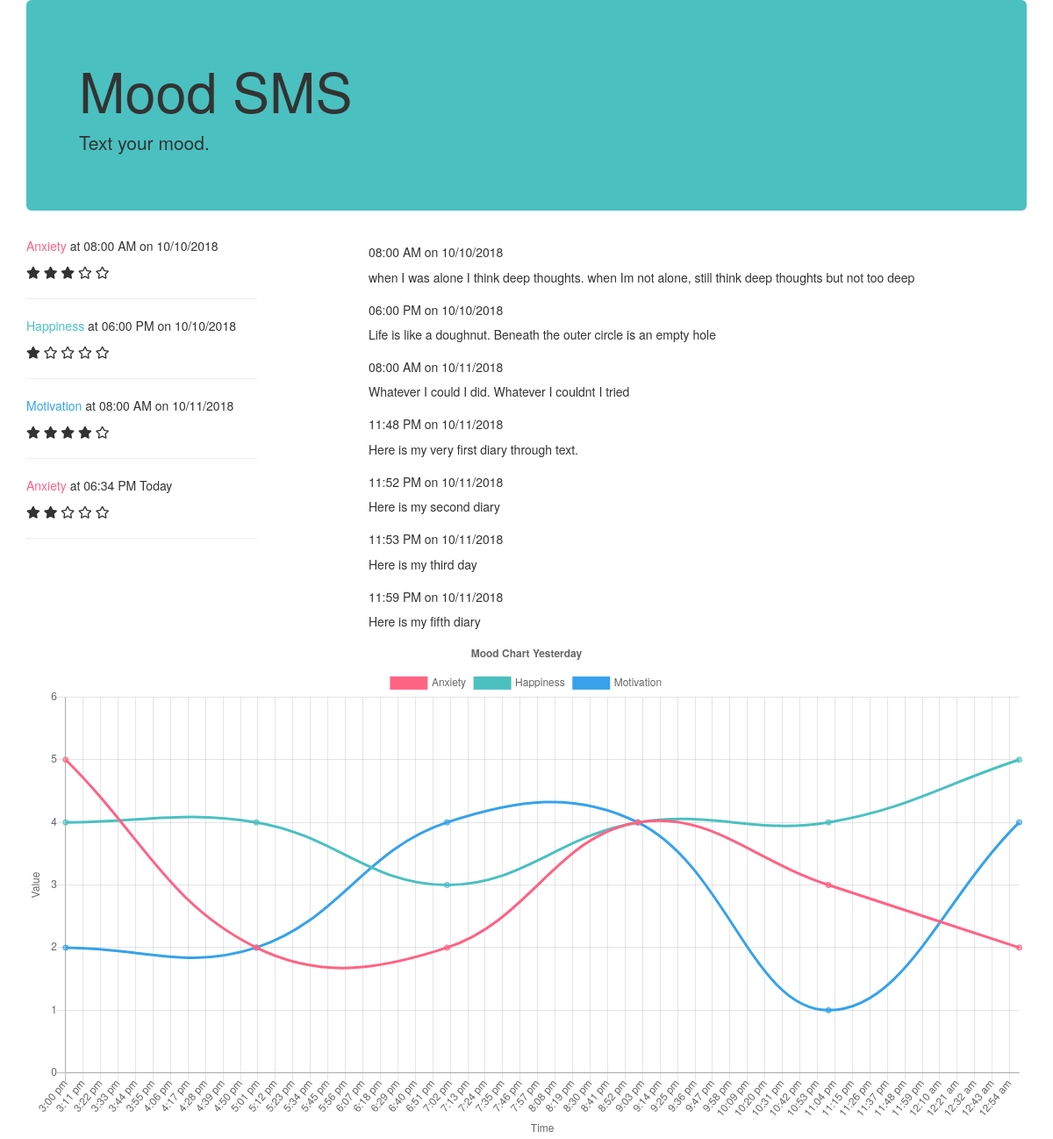
Before: / with the older database file.
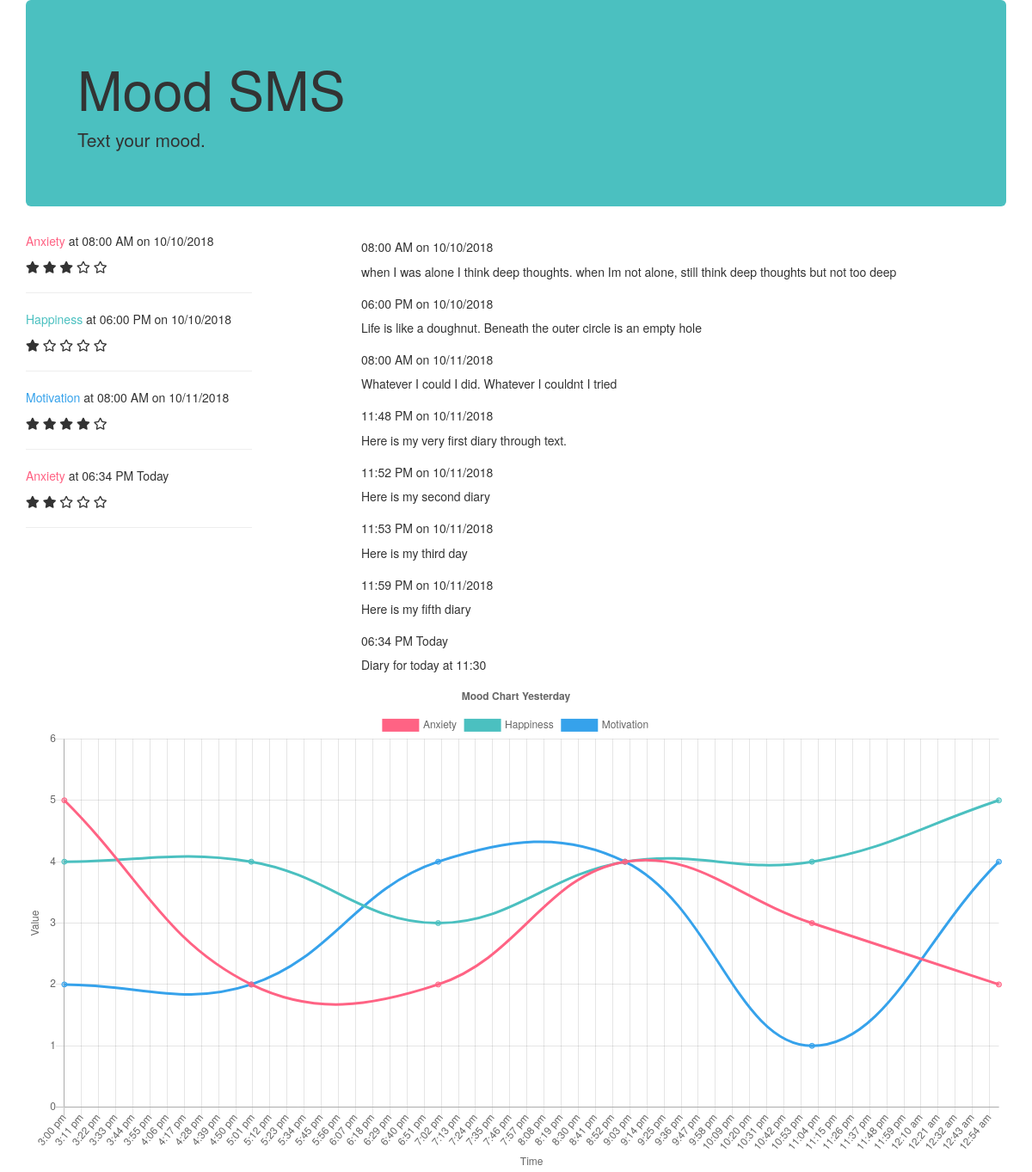
After: the same page with the newer database file.
### tables this page shows
CREATE TABLE mood (id integer PRIMARY KEY, user_id integer, type text, star integer, time integer);

CREATE TABLE diary (id integer PRIMARY KEY, user_id integer, post text, time integer);

### app.py (the view)
@app.route('/')
def home():
    moods = mood_db.get_moods(test_phone_number)
    diaries = mood_db.get_diaries(test_phone_number)
    return render_template('home.html', moods=moods, diaries=diaries)

### mood_db.py (called while the page is built)
	def get_moods(self, phone_number):
		moods = self.engine.execute("SELECT type, star, time FROM users INNER JOIN mood ON users.id = mood.user_id AND users.phone_number = " + str(phone_number))
		mood_list = {'moods': []}
		for mood in moods:
			mood_obj = {}
			mood_obj['type'] = mood[0]
			mood_obj['star'] = mood[1]
			mood_obj['time'] = self.__time_parser(mood[2])
			mood_list['moods'].append(mood_obj)
		return mood_list

	def __time_parser(self, mood_time):
		dt = datetime.datetime.utcfromtimestamp(mood_time)
		dt_today = datetime.datetime.now()
		if (dt.day == dt_today.day):
			return dt_today.strftime('%I:%M %p Today')
		else:
			return dt.strftime('%I:%M %p on %m/%d/%Y')

	def get_diaries(self, phone_number):
		diaries = self.engine.execute("SELECT post, time FROM users INNER JOIN diary ON users.id = diary.user_id AND users.phone_number = " + str(phone_number))
		diary_list = {'diaries': []}
		for diary in diaries:
			diary_obj = {}
			diary_obj['post'] = diary[0]
			diary_obj['time'] = self.__time_parser(diary[1])
			diary_list['diaries'].append(diary_obj)
		return diary_list

### templates/home.html (shortened to what this page needs)
<!doctype html>
<html>
<head>
	<link rel="stylesheet" href="https://maxcdn.bootstrapcdn.com/bootstrap/3.3.7/css/bootstrap.min.css">
	<link rel="stylesheet" href="https://use.fontawesome.com/releases/v5.3.1/css/all.css"
>
</head>
<body>
	<div class="container">
		<div class="jumbotron" style="background: rgb(75, 192, 192);">
			<h1>Mood SMS</h1>
			<p>Text your mood.</p>
		</div>
		<div class="row">
			<div class="col-lg-3">
				{% for mood in moods['moods']%}
				<div class="row">
					<div class="col-lg-12">
						{% if mood['type'] == 'Anxiety' %}
						<p> <span style="color: rgb(255, 99, 132);">{{ mood['type']}}</span> at {{mood['time']}}</p>
						{% elif mood['type'] == 'Happiness' %}
						<p> <span style="color: rgb(75, 192, 192);">{{ mood['type']}}</span> at {{mood['time']}}</p>
						{% elif mood['type'] == 'Motivation' %}
						<p> <span style="color: rgb(54, 162, 235);">{{ mood['type']}}</span> at {{mood['time']}}</p>
						{% endif%}
						{% for star in range(mood['star']) %}
						<i class="fas fa-star"></i>
						{% endfor%}
						{% for empty_star in range(5 - mood['star'])%}
						<i class="far fa-star"></i>
						{% endfor%}
						<hr />
					</div>
				</div>
				{% endfor%}
			</div>
			<div class="col-lg-1"></div>
			<div class="col-lg-8">
				{% for diary in diaries['diaries'] %}
				<div class="row">
					<div class="col-lg-12">
						<h5>{{ diary['time'] }}</h5>
						<p>{{ diary['post'] }}</p>
					</div>
				</div>
				{% endfor %}
			</div>
		</div>
		<canvas id="canvas"></canvas>
	</div>
	<script>
		let dataset_generator = function () {
			let dt = new Date('2018-10-08T00:00:00Z');
			dt.setHours(dt.getHours() - 9);
			var dataset = [];
			for (i = 0; i < 12; i += 2) {
				let ran_rating = Math.floor(Math.random() * 5) + 1;
				dataset.push({ x: new Date(dt), y: ran_rating });
				dt.setHours(dt.getHours() + 2);
			}
			return dataset;
		}
		var color = Chart.helpers.color;
		let data_set = [
			{
				label: 'Anxiety',
				backgroundColor: color(window.chartColors.red).alpha(0.5).rgbString(),
				borderColor: window.chartColors.red,
				fill: false,
				data: dataset_generator()
			},
			{
				label: 'Happiness',
				backgroundColor: color(window.chartColors.green).alpha(0.5).rgbString(),
				borderColor: window.chartColors.green,
				fill: false,
				data: dataset_generator()
			},
			{
				label: 'Motivation',
				backgroundColor: color(window.chartColors.blue).alpha(0.5).rgbString(),
				borderColor: window.chartColors.blue,
				fill: false,
				data: dataset_generator()
			}
		]
		load_chart(data_set);
	</script>
</body>
</html>

### templates/home.html (style rules this page uses)
canvas { -moz-user-select: none; -webkit-user-select: none; -ms-user-select: none; }

Changed rows visible on the page:
added diary: time "06:34 PM Today", post "Diary for today at 11:30"
